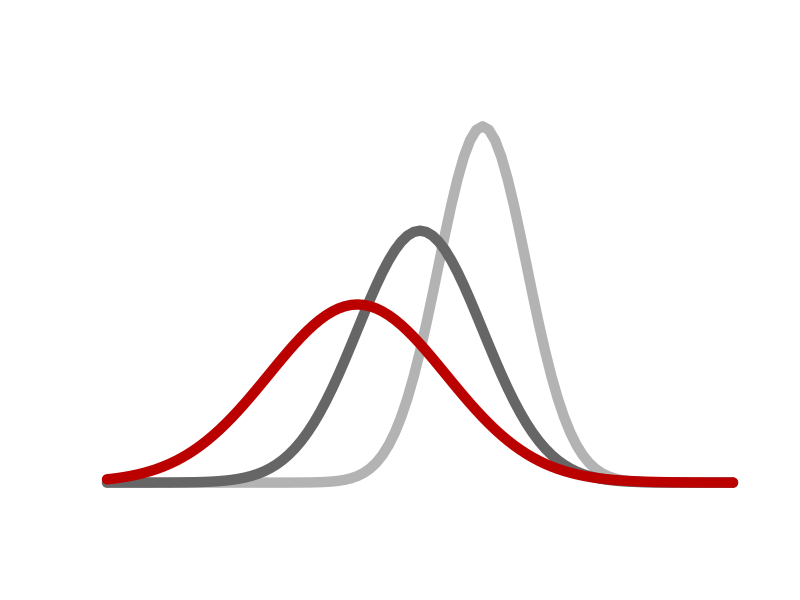

R code for this plot:
thickness = 10
dev.off()
par(bg = NA) 
plot(
  1,
  type = "n",
  xlab = "",
  ylab = "",
  xlim = c(0, 10),
  ylim = c(0, 0.61),
  axes = FALSE,
  frame.plot = FALSE
)
curve(dnorm(x, mean = 6, sd = sqrt(0.5)), col = "#b3b3b3", add = TRUE, lwd = thickness)
curve(dnorm(x, mean = 5, sd = sqrt(1)), col = "#666666", add = TRUE, lwd = thickness)
curve(dnorm(x, mean = 4, sd = sqrt(2)), col = "#bb0000", add = TRUE, lwd = thickness)
